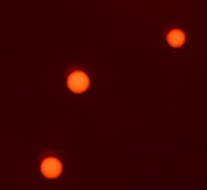
#> input picture t.png, 207 x 190 px
$ python whileT.py
#> lines starting #> are read from the running program, lines starting #| are printed output that depends on the picture
### recurve.py
#!/usr/bin/env python3
# -*- coding: utf-8 -*-
"""
Created on Tue Aug 20 18:54:22 2019
@author: xam
"""

from skimage import data
from skimage.feature import blob_dog, blob_log, blob_doh
from skimage.color import rgb2gray
import numpy as np
import pickle
from PIL import Image, ImageDraw, ImageFont
import numpy as np
from matplotlib.image import imread
from matplotlib.patches import Circle
import imageio
import math
from math import sqrt
import matplotlib.pyplot as plt
import matplotlib.pyplot as plt2
import cv2
import sys
from pylab import figure, text, scatter, show
import os
import statistics


#intialize lists
DogBlob = []
pixels = []
pixeList = []
Global = []
GlobalNLB = []
colorList = []
trackList = []
#files to be analyzed
files = ['Gg.png']
T = False

# [94 lines left out: functions points_in_circle_np, normalizeCirc, draw_on_fig, colonyCounter, not called in this run]

def blobDetector(fNamePath,T):
   img = plt.imread(fNamePath)
   #threshold image by converting it to greyscale
   image_gray = rgb2gray(img)
   #read file again. This opening is specifically used to run the file through the blob detection function
   im = Image.open(fNamePath)
   width,height = im.size
   #change color spacr
   rgb_im = im.convert('RGB')
   blobs_dog = blob_dog(image_gray, max_sigma=50, threshold=.1)
    #blob_dog(image_gray, max_sigma=30, threshold=.1)
   blobs_dog[:, 2] = blobs_dog[:, 2] * sqrt(2)
   if T:
      blobs_dog = blobs_dog[0:3]
   return blobs_dog
def blobDetectorLog(fNamePath,T):
#> called with fNamePath = 't.png', T = False
   img = plt.imread(fNamePath)
#> img is the input picture: shape (190, 207, 4) float32; mean R, G, B, A 0.228, 0.00878, 0.00227, 1
   #threshold image by converting it to greyscale
   image_gray = rgb2gray(img)
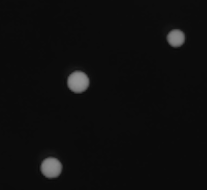
#> image_gray: shape (190, 207) float32; min 0.0358, max 0.573, mean 0.0548
   #read file again. This opening is specifically used to run the file through the blob detection function
   im = Image.open(fNamePath)
   width,height = im.size
#> width = 207; height = 190
   #change color spacr
   rgb_im = im.convert('RGB')
   blobs_log = blob_log(image_gray, max_sigma=50, threshold=.1)
#> blobs_log = [[81, 78, 6.44], [167, 51, 6.44], [38, 176, 6.44]]
    #blob_dog(image_gray, max_sigma=30, threshold=.1)
   blobs_log[:, 2] = blobs_log[:, 2] * sqrt(2)
   if T:
      blobs_log = blobs_log[0:3]
   return blobs_log

# [24 lines left out: functions draw, getRads, not called in this run]

def checkBlack(blank):
   test = set(list(blank.getdata()))
   print(test)
   if len(test)>1:
      raise Exception('The compnents of the set are {}'.format(test))

# [8 lines left out: function getUnique, not called in this run]


def getBlobs(blob,b,c,blank,blank2):
         im = Image.open(c)
         img = blank
         print('b' + str(b) + '.png')
         pixdata = img.load()
         width,height = im.size
         rgb_im = im.convert('RGB')
#         blobC = b
         checkBlack(blank)
         y0,x0,radius = blob
         pixeList = points_in_circle_np(radius, x0, y0)
         combList = pixeList = points_in_circle_np((2*radius), x0, y0)
         blackList = getUnique(pixeList,combList)
         for point in pixeList:
            xcirc,ycirc  = point
            try :
               rred, ggreen, bblue = rgb_im.getpixel((int(xcirc),int(ycirc)))
            except :
               if xcirc >= width :
                  xcirc = width - 1
               if ycirc >= height :
                  ycirc = height - 1
               rred, ggreen, bblue = rgb_im.getpixel((int(xcirc),int(ycirc)))
            x = int(xcirc + (3000 - width/2))
            y = int(ycirc + (3000 - height/2))
            pixdata[x, y] = (rred, ggreen, bblue, 255)
         for point in blackList:
            xcirc,ycirc  = point
# [8 lines of commented-out code are left out]
            x = int(xcirc + (3000 - width/2))
            y = int(ycirc + (3000 - height/2))
            pixdata[x, y] = (0, 0, 0, 255)
         img.save("p" + str(b) + ".jpg")
         img = cv2.imread("p" + str(b) +".jpg")
         crop_img = img[int((y0 + (3000 - height/2) - 2 * radius)):int(y0 + (3000 - height/2) + 2 * radius),int(x0 + (3000 - width/2) - 2 * radius):int(x0 + (3000 - width/2)  + 2 * radius)]
         cv2.imwrite(("crop" + str(b)) + ".jpg", crop_img)
#         blob_dog2 = blobDetector("crop" + str(b) + ".jpg",False)
         blob_dog3 = blobDetectorLog("crop" + str(b) + ".jpg",False)
         imz = Image.open("crop" + str(b) + ".jpg")
         draw(b,blob_dog3)
         xb,yb = imz.size
         nbl = normalizeCirc(xb,yb,x0,y0,blob_dog3)

         return nbl

### whileT.py
#!/usr/bin/env python3
# -*- coding: utf-8 -*-
"""
Created on Tue Aug 20 19:38:29 2019

@author: xam
"""
from PIL import Image
import recurve
import cv2
import sys
import statistics

def getRads(blobs):
    radL = []
    for blob in blobs:
        for b in blob:
            y,x,r = b
            radL.append(int(r))
    return radL

def getRadishes(blobs):
    radL = []
    for blob in blobs:
        y,x,r = blob
        radL.append(int(r))
    return radL
def fuckSmallCircles(lyst,whole):
   newlyst = []
   rads = getRadishes(whole)
   x1 = statistics.mean(rads)
   y1 = statistics.pstdev(rads)

   for blobs in lyst:
      for blob in blobs:
         y,x,r = blob
         if int(r) <= (x1-2*y1):
            print('888888888888888888888888888')
            print(r)
            print(x1-y1)
            print('888888888888888888888888888')
            print(blob)
            blobs.remove(blob)
         newlyst.append(blobs)
   return newlyst

#load files

from os import listdir
from os.path import isfile, join
mypath = '/Users/shankin-clarke/Desktop/dect/uf'
#file identifier
count = 0
fyleL = ['t.png']
for fyle in fyleL:
    whole = recurve.blobDetectorLog(fyle,False)
#> whole = [[81, 78, 9.11], [167, 51, 9.11], [38, 176, 9.11]]
    #index value passed to make sure that you will never have the same number for cropped photos
    i = 1
    finalBlobList = []
    #number of recursions and the corresponding color for the printed circle
    colorL = []
    blobs = recurve.blobDetector(fyle, False)
#> in blobDetector, `blobs_dog = blob_dog(image_gray, max_sigma=50, threshold=.1)`: blobs_dog = [[81, 78, 6.55], [167, 51, 6.55], [38, 176, 4.1]]
#> blobs = [[81, 78, 9.27], [167, 51, 9.27], [38, 176, 5.79]]

    compareList =[]
    count += 1
    for blob in blobs:
        compareList =[]
        compareList.append([blob])
        blank2 = Image.new('RGB', (6000,6000), color = (255, 255, 255))
#> blank2: PIL image 6000x6000 RGB; every value is 255
        blank = Image.new('RGB', (6000,6000), color = (0, 0, 0))
#> blank: PIL image 6000x6000 RGB; every value is 0
        l = recurve.getBlobs(blob,i,fyle,blank,blank2)
#> (the run stopped early here; a loop or call above may not have finished)

$ run again, with G.png copied over t.png
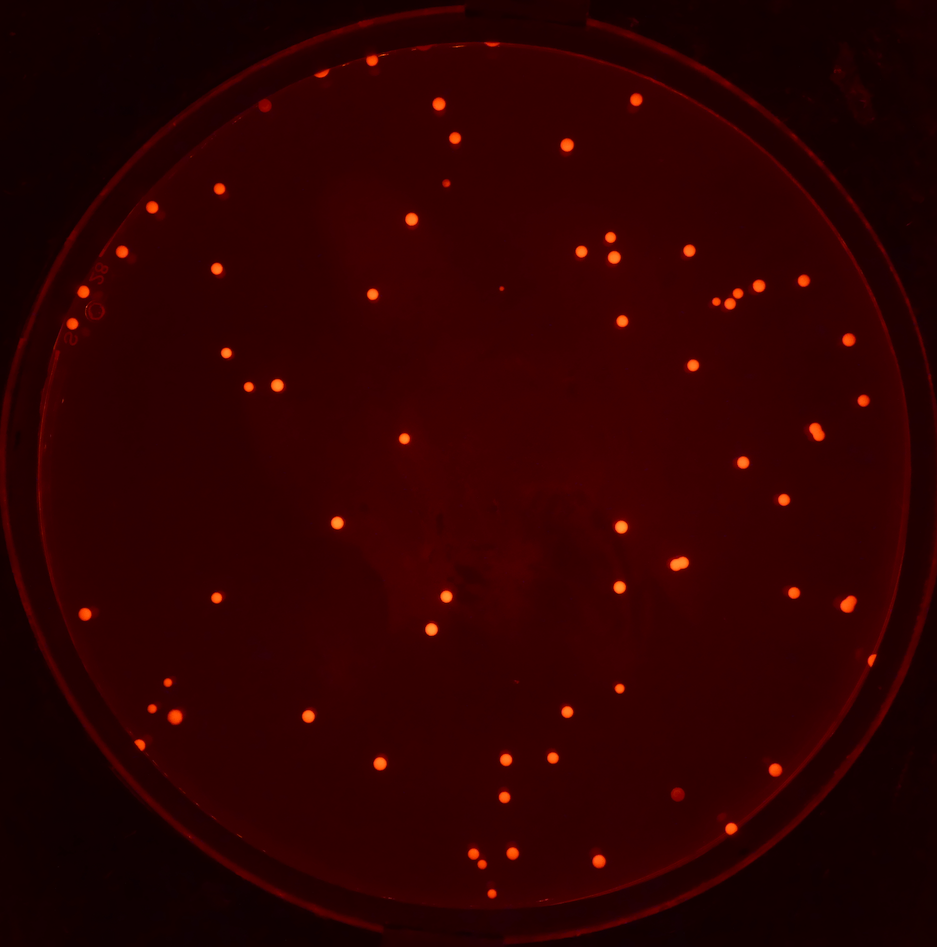
#> input picture G.png, 937 x 947 px
#> in blobDetectorLog, img is the input picture: shape (947, 937, 4) float32; mean R, G, B, A 0.182, 0.00259, 0.00189, 1
#> in blobDetectorLog, `image_gray = rgb2gray(img)`:
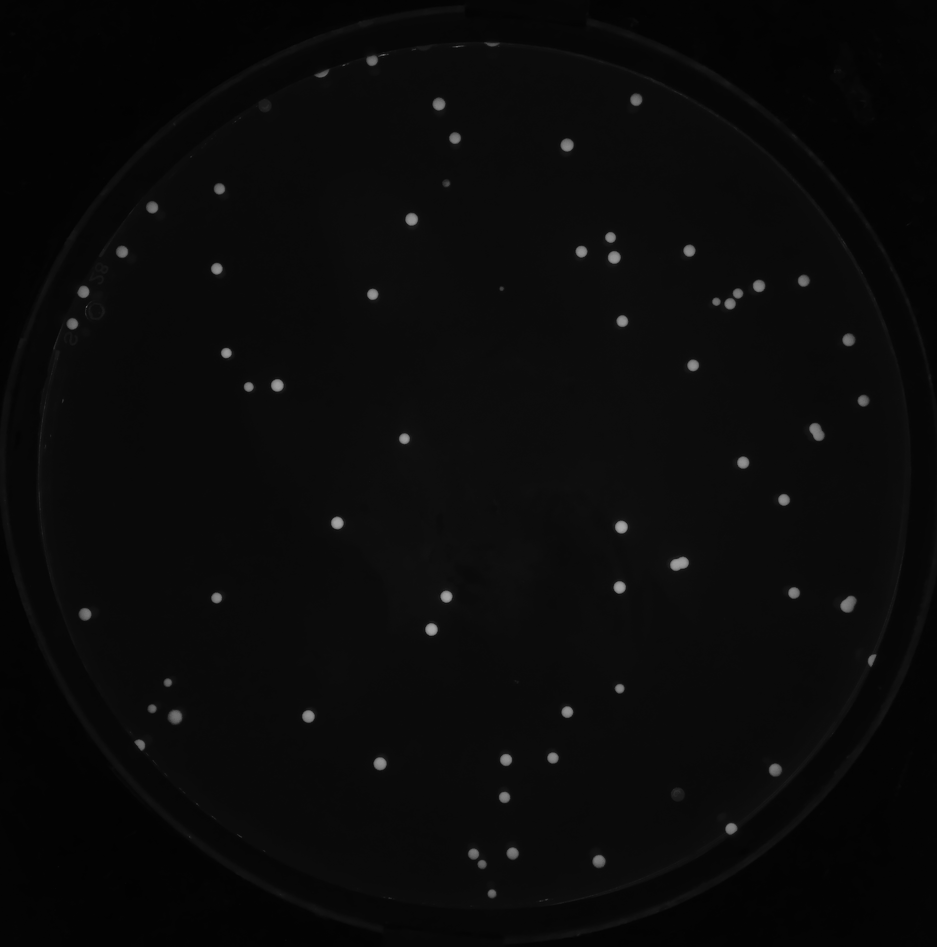
#> image_gray: shape (947, 937) float32; min 0.01, max 0.672, mean 0.0406
#> blobs_log = 65 rows, first 8: [563, 679, 6.44], [527, 621, 6.44], [629, 431, 6.44], [523, 337, 6.44], [385, 277, 6.44], [587, 619, 6.44], [596, 446, 6.44], [763, 380, 6.44]
#> whole = 65 rows, first 8: [563, 679, 9.11], [527, 621, 9.11], [629, 431, 9.11], [523, 337, 9.11], [385, 277, 9.11], [587, 619, 9.11], [596, 446, 9.11], [763, 380, 9.11]
#> blobs_dog = 65 rows, first 8: [527, 621, 4.1], [629, 431, 4.1], [523, 337, 4.1], [587, 619, 4.1], [385, 277, 4.1], [596, 446, 4.1], [353, 226, 2.56], [563, 679, 4.1]
#> blobs = 65 rows, first 8: [527, 621, 5.79], [629, 431, 5.79], [523, 337, 5.79], [587, 619, 5.79], [385, 277, 5.79], [596, 446, 5.79], [353, 226, 3.62], [563, 679, 5.79]
#> blank2: PIL image 6000x6000 RGB; every value is 255
#> blank: PIL image 6000x6000 RGB; every value is 0
